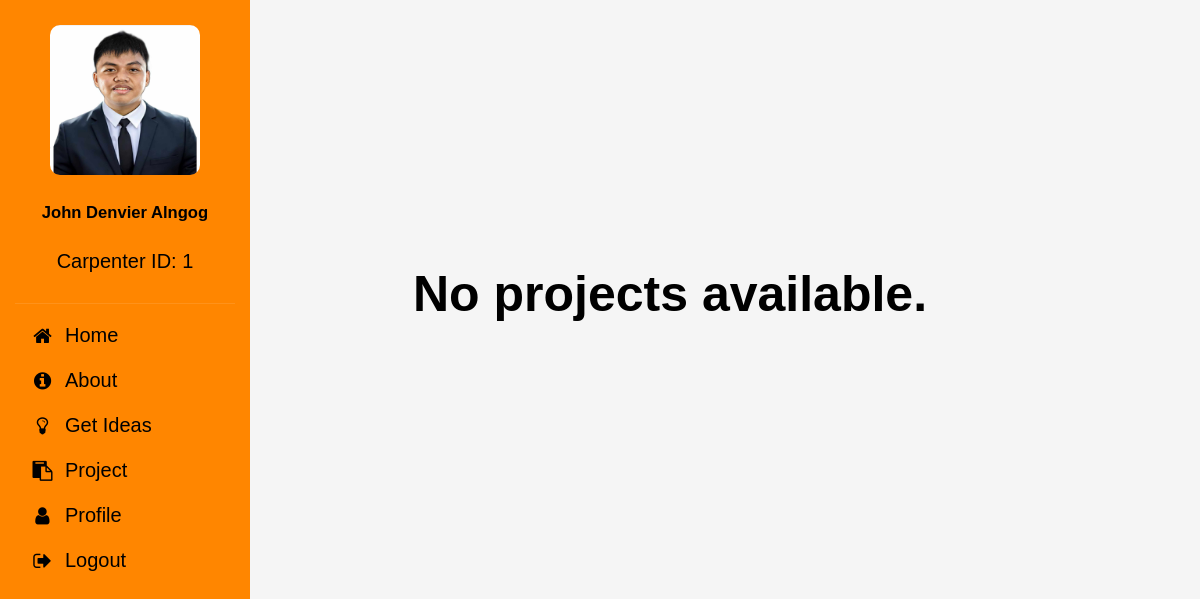
Page /comment.php (signed in) on the committed database.
### tables this page shows
CREATE TABLE `carpenters` (
  `Carpenter_ID` int(11) NOT NULL,
  `First_Name` varchar(255) NOT NULL,
  `Last_Name` varchar(255) NOT NULL,
  `Phone_Number` bigint(11) NOT NULL,
  `Email` varchar(255) NOT NULL,
  `Address` varchar(255) NOT NULL,
  `Date_Of_Birth` date NOT NULL,
  `Experiences` varchar(255) NOT NULL,
  `Project_Completed` varchar(255) NOT NULL,
  `username` varchar(255) NOT NULL,
  `password` varchar(255) NOT NULL,
  `specialization` varchar(255) NOT NULL,
  `Photo` mediumblob NOT NULL
);

### comment.php (the view, shortened to what this page needs)
<?php
include('config.php');
$Carpenter_ID = $_SESSION['Carpenter_ID'];
?>
<!DOCTYPE html>
<html lang="en">
<head>
    <link rel="stylesheet" href="https://cdnjs.cloudflare.com/ajax/libs/font-awesome/4.7.0/css/font-awesome.min.css">
</head>
<body>
    <div class="sidebar">
        <div class="profile-section">
            <?php
            $sql = "SELECT * FROM carpenters WHERE Carpenter_ID = ?";
            $stmt = $conn->prepare($sql);
            $stmt->bind_param("i", $Carpenter_ID);
            $stmt->execute();
            $result = $stmt->get_result();
            $user = $result->fetch_assoc();
            if (isset($user['Photo']) && !empty($user['Photo'])) {
                echo '<img src="' . $user['Photo'] . '" class="profile-image" alt="Profile Picture">';
            } else {
                echo '<img src="assets/img/default-avatar.png" class="profile-image" alt="Default Profile Picture">';
            }
            ?>
            <h5><?php echo $user['First_Name'] . ' ' . $user['Last_Name']; ?></h5>
            <p>Carpenter ID: <?php echo $Carpenter_ID; ?></p>
        </div>
        <div class="nav">
            <a href="comment.php" class="nav-link">
                <i class="fa fa-home"></i>
                <span>Home</span>
            </a>
            <a href="about/index.html" class="nav-link">
                <i class="fa fa-info-circle"></i>
                <span>About</span>
            </a>
            <a href="#contact" class="nav-link">
                <i class="fa fa-lightbulb-o"></i>
                <span>Get Ideas</span>
            </a>
            <a href="plan.php" class="nav-link">
                <i class="fa fa-clipboard"></i>
                <span>Project</span>
            </a>
            <a href="profile.php" class="nav-link">
                <i class="fa fa-user"></i>
                <span>Profile</span>
            </a>
            <a href="logout.php" class="nav-link">
                <i class="fa fa-sign-out"></i>
                <span>Logout</span>
            </a>
        </div>
    </div>
    <div class="main-content">
        <?php
        $query = "SELECT * FROM plan";
        $result = mysqli_query($conn, $query);
        if ($result) {
            if (mysqli_num_rows($result) > 0) {
                while ($row = mysqli_fetch_assoc($result)) {
                    echo "<div class='post' data-plan-id='{$row['plan_ID']}'>";
                    $userId = $row['User_ID'];
                    $userQuery = "SELECT First_Name, Last_Name, Photo FROM users WHERE User_ID = ?";
                    $userStmt = mysqli_prepare($conn, $userQuery);
                    mysqli_stmt_bind_param($userStmt, "i", $userId);
                    mysqli_stmt_execute($userStmt);
                    $userResult = mysqli_stmt_get_result($userStmt);
                    if ($userRow = mysqli_fetch_assoc($userResult)) {
                        echo "<div class='post-header'>";
                        $profilePicture = $userRow['Photo'];
                        if (!empty($profilePicture) && file_exists($profilePicture)) {
                            echo "<div class='avatar-container'>";
                            echo "<img src='{$profilePicture}' alt='Avatar' class='avatar'>";
                            echo "</div>";
                        } else {
                            echo "<div class='avatar-container'>";
                            echo "<img src='blank-profile-picture-gb4f5f9059_640.png' alt='Avatar' class='avatar'>";
                            echo "</div>";
                        }
                        echo "<div class='username'>{$userRow['First_Name']} {$userRow['Last_Name']}</div>";
                        echo "</div>";
                    }
                        $moreDetails = $row['more_details'];
                        if (!empty($moreDetails)) {
                            echo "<div class='more-details'>";
                            echo "<p>" . htmlspecialchars($moreDetails) . "</p>";
                            echo "</div>";
                    }
                    $photoPath = $row['Photo'];
                    if (!empty($photoPath) && file_exists($photoPath)) {
                        echo "<div class='post-image'>";
                        echo "<a href='#' onclick='openModal(\"{$photoPath}\")'>";
                        echo "<img src='{$photoPath}' alt='Photo' class='client-photo'>";
                        echo "</a>";
                        echo "</div>";
                    } else {
                        echo "<div class='post-image'>";
                        echo "<img src='default-placeholder.jpg' alt='No photo available' class='client-photo'>";
                        echo "</div>";
                    }
                    echo "<div class='post-footer'>";
                    $likeCheck = mysqli_prepare($conn, "SELECT * FROM likes WHERE plan_id = ? AND carpenter_id = ?");
                    mysqli_stmt_bind_param($likeCheck, "ii", $row['plan_ID'], $Carpenter_ID);
                    mysqli_stmt_execute($likeCheck);
                    $likeResult = mysqli_stmt_get_result($likeCheck);
                    $isLiked = mysqli_num_rows($likeResult) > 0;
                    $likesCount = mysqli_prepare($conn, "SELECT COUNT(*) FROM likes WHERE plan_id = ?");
                    mysqli_stmt_bind_param($likesCount, "i", $row['plan_ID']);
                    mysqli_stmt_execute($likesCount);
                    $totalLikes = mysqli_stmt_get_result($likesCount)->fetch_row()[0];
                    echo "<button class='like-btn " . ($isLiked ? 'liked' : '') . "'>" . ($isLiked ? 'Unlike' : 'Like') . " (" . $totalLikes . ")</button>";
                    $viewsQuery = mysqli_prepare($conn, "SELECT views FROM plan WHERE plan_ID = ?");
                    mysqli_stmt_bind_param($viewsQuery, "i", $row['plan_ID']);
                    mysqli_stmt_execute($viewsQuery);
                    $viewsResult = mysqli_stmt_get_result($viewsQuery);
                    $views = mysqli_fetch_assoc($viewsResult)['views'];
                    echo "<a href='clientsplan.php?plan_ID={$row['plan_ID']}' class='view-plan-btn' data-plan-id='{$row['plan_ID']}'>View client plan ({$views} views)</a>";
                    echo "</div>";
                    echo "<div class='comments-container'>";
                    $commentQuery = mysqli_prepare($conn, "SELECT c.*, cp.First_Name, cp.Last_Name FROM comments c
                                                 JOIN carpenters cp ON c.carpenter_id = cp.Carpenter_ID
                                                 WHERE c.plan_id = ? ORDER BY c.comment_date DESC");
                    mysqli_stmt_bind_param($commentQuery, "i", $row['plan_ID']);
                    mysqli_stmt_execute($commentQuery);
                    $comments = mysqli_stmt_get_result($commentQuery);
                    while ($comment = mysqli_fetch_assoc($comments)) {
                        echo "<div class='comment'>";
                        echo "<strong>{$comment['First_Name']} {$comment['Last_Name']}</strong>: ";
                        echo htmlspecialchars($comment['comment_text']);
                        echo "<span class='comment-date'>" . date('M d, Y H:i', strtotime($comment['comment_date'])) . "</span>";
                        if ($comment['carpenter_id'] == $Carpenter_ID) {
                            echo "<button class='delete-comment' data-comment-id='{$comment['comment_id']}'><i class='fa fa-trash'></i></button>";
                        }
                        echo "</div>";
                    }
                    echo "</div>";
                    echo "<div class='comments-section'>";
                    echo "<input type='text' class='comment-input' placeholder='Write a comment...'>";
                    echo "<button class='comment-btn'>Comment</button>";
                    echo "</div>";
                    echo "</div>";
                }
            } else {
                echo "<div class='no-projects'>No projects available.</div>";
            }
        } else {
            echo "<div class='error'>Error fetching data: " . mysqli_error($conn) . "</div>";
        }
        ?>
    </div>
</body>
</html>

### comment.php (style rules this page uses)
* { box-sizing: border-box; }
body { font-family: Arial, sans-serif; background-color: #f5f5f5; margin: 0; padding: 0; padding-top: 200px; font-size: 20px; }
.no-projects { text-align: center; font-size: 50px; font-weight: bold; color: black; margin-top: 50px; }
.sidebar { background-color: #FF8600; height: 100vh; padding: 15px; position: fixed; left: 0; top: 0; width: 250px; overflow-y: auto; }
.profile-image { width: 150px; height: 150px; border-radius: 10px; margin: 10px auto; display: block; }
.nav-link { color: #000000; padding: 8px 15px; margin: 2px 0; text-decoration: none; display: flex; align-items: center; transition: background-color 0.3s; }
.nav-link i { width: 25px; margin-right: 10px; text-align: center; }
.profile-section { text-align: center; padding-bottom: 10px; margin-bottom: 10px; border-bottom: 1px solid rgba(255,255,255,0.1); color: #000000; }
.nav { display: flex; flex-direction: column; gap: 2px; }
.main-content { margin-left: 270px; padding: 15px; max-width: 800px; }

### rows in the picture
carpenters: Photo (picture), First_Name "John Denvier", Last_Name "Alngog"

### other values in the picture
$Carpenter_ID "1"
